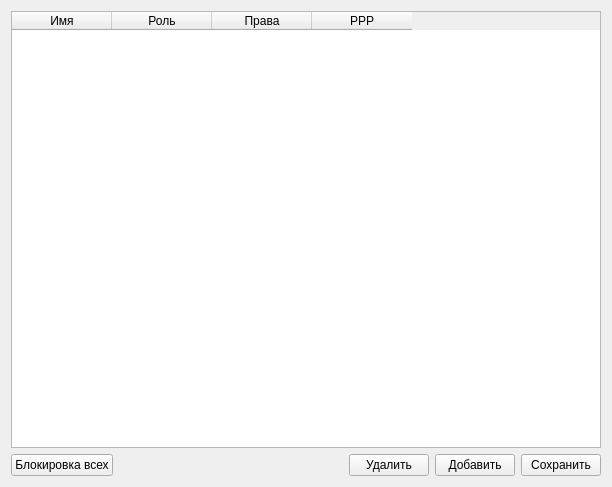
<?xml version="1.0" encoding="UTF-8"?>
<ui version="4.0">
 <class>admining</class>
 <widget class="QWidget" name="admining">
  <property name="geometry">
   <rect>
    <x>0</x>
    <y>0</y>
    <width>612</width>
    <height>487</height>
   </rect>
  </property>
  <property name="windowTitle">
   <string>Form</string>
  </property>
  <layout class="QVBoxLayout" name="verticalLayout">
   <item>
    <widget class="QTableWidget" name="tableWidget">
     <property name="enabled">
      <bool>true</bool>
     </property>
     <property name="editTriggers">
      <set>QAbstractItemView::NoEditTriggers</set>
     </property>
     <column>
      <property name="text">
       <string>Имя</string>
      </property>
     </column>
     <column>
      <property name="text">
       <string>Роль</string>
      </property>
     </column>
     <column>
      <property name="text">
       <string>Права</string>
      </property>
     </column>
     <column>
      <property name="text">
       <string>PPP</string>
      </property>
     </column>
    </widget>
   </item>
   <item>
    <layout class="QHBoxLayout" name="horizontalLayout">
     <item>
      <widget class="QPushButton" name="pushButton_4">
       <property name="text">
        <string>Блокировка всех</string>
       </property>
      </widget>
     </item>
     <item>
      <spacer name="horizontalSpacer">
       <property name="orientation">
        <enum>Qt::Horizontal</enum>
       </property>
       <property name="sizeHint" stdset="0">
        <size>
         <width>40</width>
         <height>20</height>
        </size>
       </property>
      </spacer>
     </item>
     <item>
      <widget class="QPushButton" name="pushButton">
       <property name="text">
        <string>Удалить</string>
       </property>
      </widget>
     </item>
     <item>
      <widget class="QPushButton" name="pushButton_2">
       <property name="text">
        <string>Добавить</string>
       </property>
      </widget>
     </item>
     <item>
      <widget class="QPushButton" name="pushButton_3">
       <property name="text">
        <string>Сохранить</string>
       </property>
      </widget>
     </item>
    </layout>
   </item>
  </layout>
 </widget>
 <resources/>
 <connections/>
</ui>
